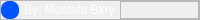
     <widget class="QFrame" name="CopyRight">
      <property name="maximumSize">
       <size>
        <width>16777215</width>
        <height>20</height>
       </size>
      </property>
      <property name="styleSheet">
       <string notr="true">background:none;</string>
      </property>
      <property name="frameShape">
       <enum>QFrame::StyledPanel</enum>
      </property>
      <property name="frameShadow">
       <enum>QFrame::Raised</enum>
      </property>
      <layout class="QHBoxLayout" name="horizontalLayout_10">
       <property name="spacing">
        <number>5</number>
       </property>
       <property name="leftMargin">
        <number>0</number>
       </property>
       <property name="topMargin">
        <number>0</number>
       </property>
       <property name="rightMargin">
        <number>0</number>
       </property>
       <property name="bottomMargin">
        <number>0</number>
       </property>
       <item>
        <widget class="QToolButton" name="toolB2">
         <property name="maximumSize">
          <size>
           <width>18</width>
           <height>18</height>
          </size>
         </property>
         <property name="styleSheet">
          <string notr="true">background:solid rgb(0, 85, 255);
border-radius:8px;
</string>
         </property>
         <property name="text">
          <string/>
         </property>
         <property name="icon">
          <iconset>
           <normaloff>Photos/Me.jpg</normaloff>Photos/Me.jpg</iconset>
         </property>
         <property name="iconSize">
          <size>
           <width>30</width>
           <height>16</height>
          </size>
         </property>
        </widget>
       </item>
       <item>
        <widget class="QLabel" name="label_3">
         <property name="maximumSize">
          <size>
           <width>16777206</width>
           <height>30</height>
          </size>
         </property>
         <property name="styleSheet">
          <string notr="true">color: rgb(255, 255, 255);
font: 75 11pt &quot;Segoe Script&quot;;</string>
         </property>
         <property name="text">
          <string>By: Mostafa Bkry</string>
         </property>
         <property name="alignment">
          <set>Qt::AlignLeading|Qt::AlignLeft|Qt::AlignVCenter</set>
         </property>
        </widget>
       </item>
       <item>
        <widget class="QFrame" name="frame_5">
         <property name="frameShape">
          <enum>QFrame::StyledPanel</enum>
         </property>
         <property name="frameShadow">
          <enum>QFrame::Raised</enum>
         </property>
        </widget>
       </item>
      </layout>
     </widget>
